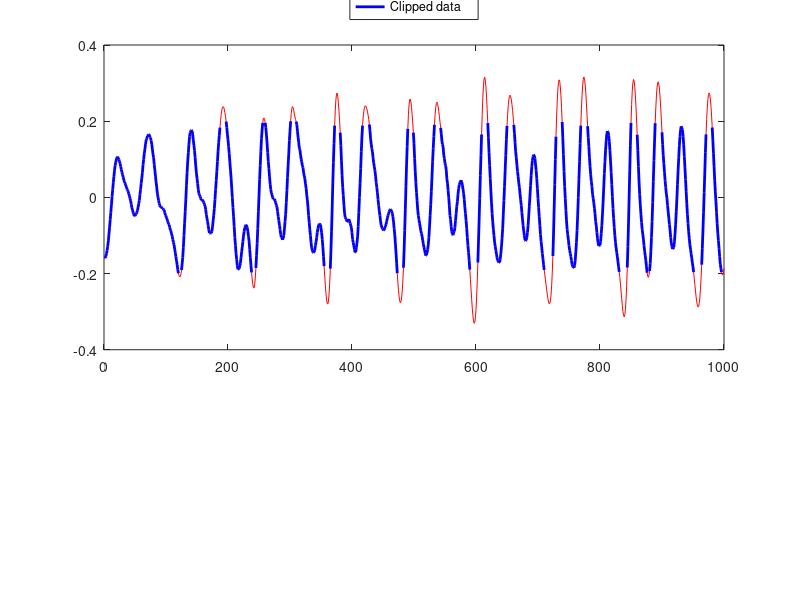
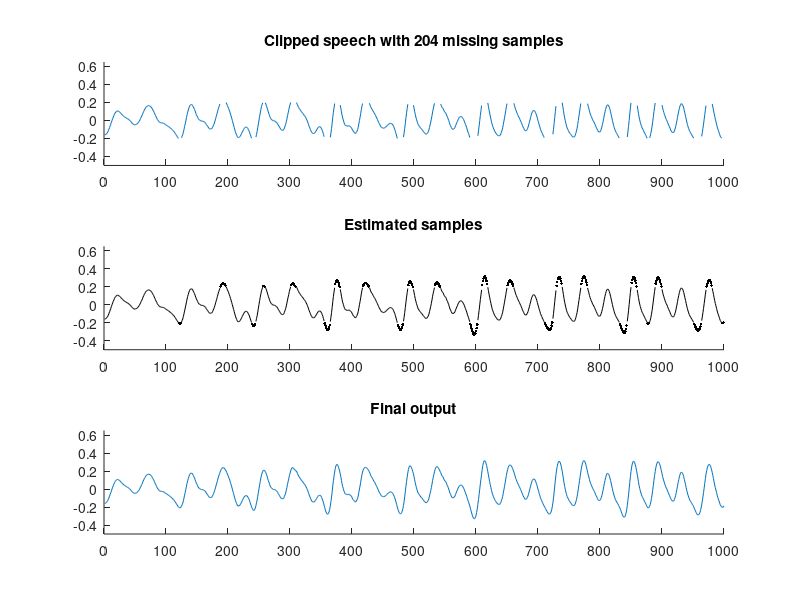

The MATLAB script that drew these images, in order: (Note: this script raises an error after producing the figures.)
%% Speech de-clipping
% Estimate clipped speech waveform by least squares
%
%  Ivan Selesnick
% selesi@poly.edu

%% Start

clear
close all

%% Load data

load data_HW10_15_8.txt;
whos

y = data_HW10_15_8;                   % y : data value

N = length(y);
n = 1:N;

figure(1)
clf
subplot(2,1,1)
plot(y)
title('Clipped speech waveform');
xlabel('Time (samples)')
ylim([-0.5 0.5])



%% Define matrix D
% D represents the third-order derivitive
% (3rd-order difference).
% D is defined as a sparse matrix so that Matlab
% subsequently uses fast solvers for banded systems.

e = ones(N, 1);
D = spdiags([e -3*e 3*e -e], 0:3, N-3, N);

%%
% Fist corner of D:

full(D(1:6, 1:6))

%%
% Last corner of D:

full(D(end-5:end, end-5:end))

%% Define matrices S and Sc

k = isfinite(y);                    % k : logical vector, indexes known values

S = speye(N);
S(~k, :) = [];                      % S : sampling matrix

Sc = speye(N);                      % Sc : complement of S
Sc(k, :) = [];

L = sum(~k)                         % L : number of missing values

%% Estimate missing data
% Least square estimation of missing data.
% Note that the system matrix is banded so the system
% equations can be solved very efficiently with a fast banded system solver.
% By defining S and D as sparse matrices, Matlab calls a fast
% banded system solver by default.

v = -(Sc * (D' * D) * Sc') \ ( Sc * D' * D * S' * y(k));    % v : estimated samples   

%% Fill in unknown values
% Place the estimated samples into the signal.

x = zeros(N,1);
x(k) = y(k);
x(~k) = v;

% The above 3 lines is a more direct way to implement: 
% x = Sc' * v + S'*y(k);    

figure(1)
clf
subplot(2, 1, 1)
plot(n, y, 'k', n(~k), x(~k) ,'k.')
legend('Known data', 'Estiamted data')
title('Estimated values')

subplot(2, 1, 2)
plot(n, x )
title('Final signal')


%% Banded matrix visualization
% As noted above, the system matrix is banded.
% This can be visualized with the 'spy' command in Matlab:

G = Sc * (D' * D) * Sc';

figure(1)
clf
spy(G)
title('Visualization of banded matrix')

% It can be seen that all the non-zero elements of G lie near the diagonal.

%% Plot

figure(1)
clf
subplot(3, 1, [1 2])

plot(n, x, 'r', n, y, 'blue', 'linewidth', 2)
legend('Reconstructed', 'Clipped data', 'location', 'NorthOutside')

print -dpdf declipping_figure



%% Figures to save

% addpath ../extra_functions
% MyGraphPrefsON

figure(3)
clf

YL1 = [-0.5 0.65];

subplot(3, 1, 1)
plot(n, y)
title(sprintf('Clipped speech with %d missing samples', L));
box off
ylim(YL1)
set(gca, 'xtick', 0:100:N);

subplot(3, 1, 2)
plot(n, y, 'k', n(~k), x(~k) ,'k.')
title('Estimated samples');
box off
ylim(YL1)
set(gca, 'xtick', 0:100:N);

subplot(3, 1, 3)
plot(n, x)
title('Final output');
box off
ylim(YL1)
xlabel(' ')
set(gca, 'xtick', 0:100:N);

set(gcf, 'PaperPosition',[1 1 3.8 2.8*PH])

print -deps fig1

%%

figure(2)
clf
subplot(3, 1, [1 2])

plot(n, x, 'red', n, y, 'blue', 'linewidth', 1)
legend('Filled in (red)', 'Clipped data (blue)', 'location', 'NorthOutside')
xlabel(' ')
set(gca, 'xtick', 0:100:N);
box off
set(gcf, 'PaperPosition',[1 1 3.8 2*PH])
ylim([-0.5 0.7])

print -depsc fig2

%%

% MyGraphPrefsOFF

%%


